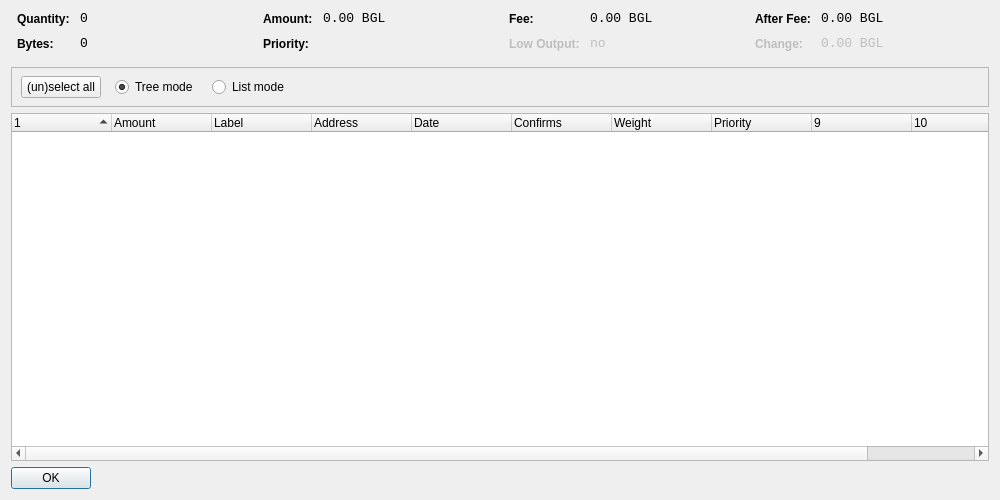
<?xml version="1.0" encoding="UTF-8"?>
<ui version="4.0">
 <class>CoinControlDialog</class>
 <widget class="QDialog" name="CoinControlDialog">
  <property name="geometry">
   <rect>
    <x>0</x>
    <y>0</y>
    <width>1000</width>
    <height>500</height>
   </rect>
  </property>
  <property name="windowTitle">
   <string>Coin Control</string>
  </property>
  <layout class="QVBoxLayout" name="verticalLayout">
   <item>
    <layout class="QHBoxLayout" name="horizontalLayoutTop" stretch="0,0,0,0">
     <property name="topMargin">
      <number>0</number>
     </property>
     <property name="bottomMargin">
      <number>10</number>
     </property>
     <item>
      <layout class="QFormLayout" name="formLayoutCoinControl1">
       <property name="horizontalSpacing">
        <number>10</number>
       </property>
       <property name="verticalSpacing">
        <number>10</number>
       </property>
       <property name="leftMargin">
        <number>6</number>
       </property>
       <property name="rightMargin">
        <number>6</number>
       </property>
       <item row="0" column="0">
        <widget class="QLabel" name="labelCoinControlQuantityText">
         <property name="styleSheet">
          <string notr="true">font-weight:bold;</string>
         </property>
         <property name="text">
          <string>Quantity:</string>
         </property>
        </widget>
       </item>
       <item row="0" column="1">
        <widget class="QLabel" name="labelCoinControlQuantity">
         <property name="font">
          <font>
           <family>Monospace</family>
           <pointsize>10</pointsize>
          </font>
         </property>
         <property name="cursor">
          <cursorShape>IBeamCursor</cursorShape>
         </property>
         <property name="contextMenuPolicy">
          <enum>Qt::ActionsContextMenu</enum>
         </property>
         <property name="text">
          <string>0</string>
         </property>
         <property name="textInteractionFlags">
          <set>Qt::LinksAccessibleByMouse|Qt::TextSelectableByKeyboard|Qt::TextSelectableByMouse</set>
         </property>
        </widget>
       </item>
       <item row="1" column="0">
        <widget class="QLabel" name="labelCoinControlBytesText">
         <property name="styleSheet">
          <string notr="true">font-weight:bold;</string>
         </property>
         <property name="text">
          <string>Bytes:</string>
         </property>
        </widget>
       </item>
       <item row="1" column="1">
        <widget class="QLabel" name="labelCoinControlBytes">
         <property name="font">
          <font>
           <family>Monospace</family>
           <pointsize>10</pointsize>
          </font>
         </property>
         <property name="cursor">
          <cursorShape>IBeamCursor</cursorShape>
         </property>
         <property name="contextMenuPolicy">
          <enum>Qt::ActionsContextMenu</enum>
         </property>
         <property name="text">
          <string>0</string>
         </property>
         <property name="textInteractionFlags">
          <set>Qt::LinksAccessibleByMouse|Qt::TextSelectableByKeyboard|Qt::TextSelectableByMouse</set>
         </property>
        </widget>
       </item>
      </layout>
     </item>
     <item>
      <layout class="QFormLayout" name="formLayoutCoinControl2">
       <property name="horizontalSpacing">
        <number>10</number>
       </property>
       <property name="verticalSpacing">
        <number>10</number>
       </property>
       <property name="leftMargin">
        <number>6</number>
       </property>
       <property name="rightMargin">
        <number>6</number>
       </property>
       <item row="0" column="0">
        <widget class="QLabel" name="labelCoinControlAmountText">
         <property name="styleSheet">
          <string notr="true">font-weight:bold;</string>
         </property>
         <property name="text">
          <string>Amount:</string>
         </property>
        </widget>
       </item>
       <item row="0" column="1">
        <widget class="QLabel" name="labelCoinControlAmount">
         <property name="font">
          <font>
           <family>Monospace</family>
           <pointsize>10</pointsize>
          </font>
         </property>
         <property name="cursor">
          <cursorShape>IBeamCursor</cursorShape>
         </property>
         <property name="contextMenuPolicy">
          <enum>Qt::ActionsContextMenu</enum>
         </property>
         <property name="text">
          <string>0.00 BGL</string>
         </property>
         <property name="textInteractionFlags">
          <set>Qt::LinksAccessibleByMouse|Qt::TextSelectableByKeyboard|Qt::TextSelectableByMouse</set>
         </property>
        </widget>
       </item>
       <item row="1" column="0">
        <widget class="QLabel" name="labelCoinControlPriorityText">
         <property name="styleSheet">
          <string notr="true">font-weight:bold;</string>
         </property>
         <property name="text">
          <string>Priority:</string>
         </property>
        </widget>
       </item>
       <item row="1" column="1">
        <widget class="QLabel" name="labelCoinControlPriority">
         <property name="font">
          <font>
           <family>Monospace</family>
           <pointsize>10</pointsize>
          </font>
         </property>
         <property name="cursor">
          <cursorShape>IBeamCursor</cursorShape>
         </property>
         <property name="contextMenuPolicy">
          <enum>Qt::ActionsContextMenu</enum>
         </property>
         <property name="text">
          <string/>
         </property>
         <property name="textInteractionFlags">
          <set>Qt::LinksAccessibleByMouse|Qt::TextSelectableByKeyboard|Qt::TextSelectableByMouse</set>
         </property>
        </widget>
       </item>
      </layout>
     </item>
     <item>
      <layout class="QFormLayout" name="formLayoutCoinControl3">
       <property name="horizontalSpacing">
        <number>10</number>
       </property>
       <property name="verticalSpacing">
        <number>10</number>
       </property>
       <property name="leftMargin">
        <number>6</number>
       </property>
       <property name="rightMargin">
        <number>6</number>
       </property>
       <item row="0" column="0">
        <widget class="QLabel" name="labelCoinControlFeeText">
         <property name="styleSheet">
          <string notr="true">font-weight:bold;</string>
         </property>
         <property name="text">
          <string>Fee:</string>
         </property>
        </widget>
       </item>
       <item row="0" column="1">
        <widget class="QLabel" name="labelCoinControlFee">
         <property name="font">
          <font>
           <family>Monospace</family>
           <pointsize>10</pointsize>
          </font>
         </property>
         <property name="cursor">
          <cursorShape>IBeamCursor</cursorShape>
         </property>
         <property name="contextMenuPolicy">
          <enum>Qt::ActionsContextMenu</enum>
         </property>
         <property name="text">
          <string>0.00 BGL</string>
         </property>
         <property name="textInteractionFlags">
          <set>Qt::LinksAccessibleByMouse|Qt::TextSelectableByKeyboard|Qt::TextSelectableByMouse</set>
         </property>
        </widget>
       </item>
       <item row="1" column="0">
        <widget class="QLabel" name="labelCoinControlLowOutputText">
         <property name="enabled">
          <bool>false</bool>
         </property>
         <property name="styleSheet">
          <string notr="true">font-weight:bold;</string>
         </property>
         <property name="text">
          <string>Low Output:</string>
         </property>
        </widget>
       </item>
       <item row="1" column="1">
        <widget class="QLabel" name="labelCoinControlLowOutput">
         <property name="enabled">
          <bool>false</bool>
         </property>
         <property name="font">
          <font>
           <family>Monospace</family>
           <pointsize>10</pointsize>
          </font>
         </property>
         <property name="cursor">
          <cursorShape>IBeamCursor</cursorShape>
         </property>
         <property name="contextMenuPolicy">
          <enum>Qt::ActionsContextMenu</enum>
         </property>
         <property name="text">
          <string>no</string>
         </property>
         <property name="textInteractionFlags">
          <set>Qt::LinksAccessibleByMouse|Qt::TextSelectableByKeyboard|Qt::TextSelectableByMouse</set>
         </property>
        </widget>
       </item>
      </layout>
     </item>
     <item>
      <layout class="QFormLayout" name="formLayoutCoinControl4">
       <property name="horizontalSpacing">
        <number>10</number>
       </property>
       <property name="verticalSpacing">
        <number>10</number>
       </property>
       <property name="leftMargin">
        <number>6</number>
       </property>
       <property name="rightMargin">
        <number>6</number>
       </property>
       <item row="0" column="0">
        <widget class="QLabel" name="labelCoinControlAfterFeeText">
         <property name="styleSheet">
          <string notr="true">font-weight:bold;</string>
         </property>
         <property name="text">
          <string>After Fee:</string>
         </property>
        </widget>
       </item>
       <item row="0" column="1">
        <widget class="QLabel" name="labelCoinControlAfterFee">
         <property name="font">
          <font>
           <family>Monospace</family>
           <pointsize>10</pointsize>
          </font>
         </property>
         <property name="cursor">
          <cursorShape>IBeamCursor</cursorShape>
         </property>
         <property name="contextMenuPolicy">
          <enum>Qt::ActionsContextMenu</enum>
         </property>
         <property name="text">
          <string>0.00 BGL</string>
         </property>
         <property name="textInteractionFlags">
          <set>Qt::LinksAccessibleByMouse|Qt::TextSelectableByKeyboard|Qt::TextSelectableByMouse</set>
         </property>
        </widget>
       </item>
       <item row="1" column="0">
        <widget class="QLabel" name="labelCoinControlChangeText">
         <property name="enabled">
          <bool>false</bool>
         </property>
         <property name="styleSheet">
          <string notr="true">font-weight:bold;</string>
         </property>
         <property name="text">
          <string>Change:</string>
         </property>
        </widget>
       </item>
       <item row="1" column="1">
        <widget class="QLabel" name="labelCoinControlChange">
         <property name="enabled">
          <bool>false</bool>
         </property>
         <property name="font">
          <font>
           <family>Monospace</family>
           <pointsize>10</pointsize>
          </font>
         </property>
         <property name="cursor">
          <cursorShape>IBeamCursor</cursorShape>
         </property>
         <property name="contextMenuPolicy">
          <enum>Qt::ActionsContextMenu</enum>
         </property>
         <property name="text">
          <string>0.00 BGL</string>
         </property>
         <property name="textInteractionFlags">
          <set>Qt::LinksAccessibleByMouse|Qt::TextSelectableByKeyboard|Qt::TextSelectableByMouse</set>
         </property>
        </widget>
       </item>
      </layout>
     </item>
    </layout>
   </item>
   <item>
    <widget class="QFrame" name="frame">
     <property name="minimumSize">
      <size>
       <width>0</width>
       <height>40</height>
      </size>
     </property>
     <property name="frameShape">
      <enum>QFrame::StyledPanel</enum>
     </property>
     <property name="frameShadow">
      <enum>QFrame::Sunken</enum>
     </property>
     <widget class="QWidget" name="horizontalLayoutWidget">
      <property name="geometry">
       <rect>
        <x>10</x>
        <y>0</y>
        <width>781</width>
        <height>41</height>
       </rect>
      </property>
      <layout class="QHBoxLayout" name="horizontalLayoutPanel" stretch="0,0,0,0">
       <property name="spacing">
        <number>14</number>
       </property>
       <item>
        <widget class="QPushButton" name="pushButtonSelectAll">
         <property name="sizePolicy">
          <sizepolicy hsizetype="Maximum" vsizetype="Fixed">
           <horstretch>0</horstretch>
           <verstretch>0</verstretch>
          </sizepolicy>
         </property>
         <property name="text">
          <string>(un)select all</string>
         </property>
        </widget>
       </item>
       <item>
        <widget class="QRadioButton" name="radioTreeMode">
         <property name="sizePolicy">
          <sizepolicy hsizetype="Maximum" vsizetype="Fixed">
           <horstretch>0</horstretch>
           <verstretch>0</verstretch>
          </sizepolicy>
         </property>
         <property name="text">
          <string>Tree mode</string>
         </property>
         <property name="checked">
          <bool>true</bool>
         </property>
        </widget>
       </item>
       <item>
        <widget class="QRadioButton" name="radioListMode">
         <property name="sizePolicy">
          <sizepolicy hsizetype="Maximum" vsizetype="Fixed">
           <horstretch>0</horstretch>
           <verstretch>0</verstretch>
          </sizepolicy>
         </property>
         <property name="text">
          <string>List mode</string>
         </property>
        </widget>
       </item>
       <item>
        <spacer name="horizontalSpacer">
         <property name="orientation">
          <enum>Qt::Horizontal</enum>
         </property>
         <property name="sizeHint" stdset="0">
          <size>
           <width>40</width>
           <height>20</height>
          </size>
         </property>
        </spacer>
       </item>
      </layout>
     </widget>
    </widget>
   </item>
   <item>
    <widget class="CoinControlTreeWidget" name="treeWidget">
     <property name="contextMenuPolicy">
      <enum>Qt::CustomContextMenu</enum>
     </property>
     <property name="sortingEnabled">
      <bool>false</bool>
     </property>
     <property name="columnCount">
      <number>11</number>
     </property>
     <attribute name="headerShowSortIndicator" stdset="0">
      <bool>true</bool>
     </attribute>
     <attribute name="headerStretchLastSection">
      <bool>false</bool>
     </attribute>
     <column>
      <property name="text">
       <string/>
      </property>
     </column>
     <column>
      <property name="text">
       <string>Amount</string>
      </property>
     </column>
     <column>
      <property name="text">
       <string>Label</string>
      </property>
     </column>
     <column>
      <property name="text">
       <string>Address</string>
      </property>
     </column>
     <column>
      <property name="text">
       <string>Date</string>
      </property>
     </column>
     <column>
      <property name="text">
       <string>Confirms</string>
      </property>
      <property name="toolTip">
       <string>Confirmed</string>
      </property>
     </column>
     <column>
      <property name="text">
       <string>Weight</string>
      </property>
     </column>
     <column>
      <property name="text">
       <string>Priority</string>
      </property>
     </column>
     <column>
      <property name="text">
       <string/>
      </property>
     </column>
     <column>
      <property name="text">
       <string/>
      </property>
     </column>
     <column>
      <property name="text">
       <string/>
      </property>
     </column>
    </widget>
   </item>
   <item>
    <widget class="QDialogButtonBox" name="buttonBox">
     <property name="sizePolicy">
      <sizepolicy hsizetype="Maximum" vsizetype="Fixed">
       <horstretch>0</horstretch>
       <verstretch>0</verstretch>
      </sizepolicy>
     </property>
     <property name="orientation">
      <enum>Qt::Horizontal</enum>
     </property>
     <property name="standardButtons">
      <set>QDialogButtonBox::Ok</set>
     </property>
    </widget>
   </item>
  </layout>
 </widget>
 <customwidgets>
  <customwidget>
   <class>CoinControlTreeWidget</class>
   <extends>QTreeWidget</extends>
   <header>coincontroltreewidget.h</header>
  </customwidget>
 </customwidgets>
 <resources/>
 <connections/>
</ui>
